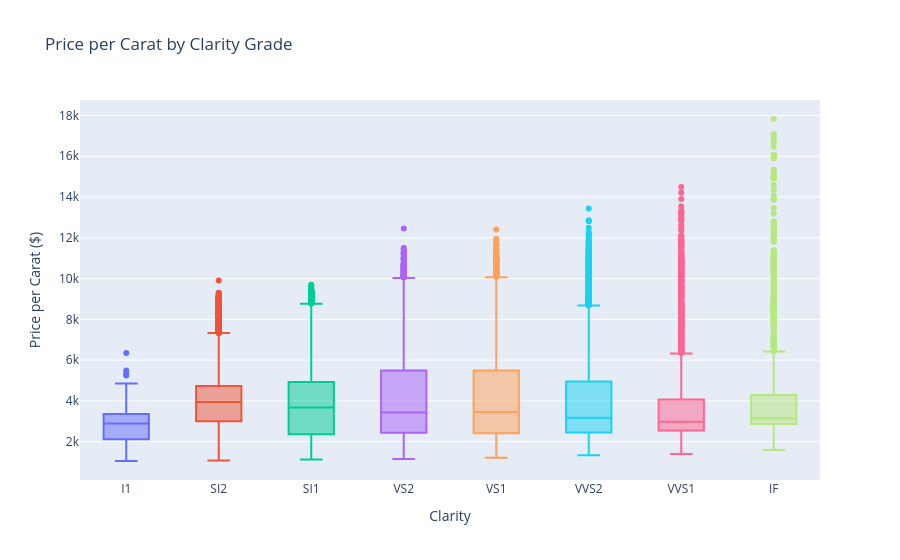

Notebook code for this chart:
### Code cell
fig = px.box(df_fe, x='clarity', y='price_per_carat',
             category_orders={'clarity': clarity_order},
             title='Price per Carat by Clarity Grade', color='clarity')
fig.update_layout(showlegend=False, xaxis_title='Clarity', yaxis_title='Price per Carat ($)')
fig.show()

### Figure 1 — Plotly figure (JSON) as saved in the notebook; plotly's stock layout.template omitted (floating-point values rounded to 4 significant figures; data arrays with more than 128 entries replaced by an {"elided": "..."} marker saying what was removed)
{"data": [{"alignmentgroup": "True", "hovertemplate": "clarity=%{x}<br>price_per_carat=%{y}<extra></extra>", "legendgroup": "I1", "marker": {"color": "#636efa"}, "name": "I1", "notched": false, "offsetgroup": "I1", "orientation": "v", "showlegend": true, "type": "box", "x": {"elided": "737 str values"}, "x0": " ", "xaxis": "x", "y": {"elided": "737 float values"}, "y0": " ", "yaxis": "y"}, {"alignmentgroup": "True", "hovertemplate": "clarity=%{x}<br>price_per_carat=%{y}<extra></extra>", "legendgroup": "SI2", "marker": {"color": "#EF553B"}, "name": "SI2", "notched": false, "offsetgroup": "SI2", "orientation": "v", "showlegend": true, "type": "box", "x": {"elided": "9141 str values"}, "x0": " ", "xaxis": "x", "y": {"elided": "9141 float values"}, "y0": " ", "yaxis": "y"}, {"alignmentgroup": "True", "hovertemplate": "clarity=%{x}<br>price_per_carat=%{y}<extra></extra>", "legendgroup": "SI1", "marker": {"color": "#00cc96"}, "name": "SI1", "notched": false, "offsetgroup": "SI1", "orientation": "v", "showlegend": true, "type": "box", "x": {"elided": "13029 str values"}, "x0": " ", "xaxis": "x", "y": {"elided": "13029 float values"}, "y0": " ", "yaxis": "y"}, {"alignmentgroup": "True", "hovertemplate": "clarity=%{x}<br>price_per_carat=%{y}<extra></extra>", "legendgroup": "VS2", "marker": {"color": "#ab63fa"}, "name": "VS2", "notched": false, "offsetgroup": "VS2", "orientation": "v", "showlegend": true, "type": "box", "x": {"elided": "12225 str values"}, "x0": " ", "xaxis": "x", "y": {"elided": "12225 float values"}, "y0": " ", "yaxis": "y"}, {"alignmentgroup": "True", "hovertemplate": "clarity=%{x}<br>price_per_carat=%{y}<extra></extra>", "legendgroup": "VS1", "marker": {"color": "#FFA15A"}, "name": "VS1", "notched": false, "offsetgroup": "VS1", "orientation": "v", "showlegend": true, "type": "box", "x": {"elided": "8153 str values"}, "x0": " ", "xaxis": "x", "y": {"elided": "8153 float values"}, "y0": " ", "yaxis": "y"}, {"alignmentgroup": "True", "hovertemplate": "clarity=%{x}<br>price_per_carat=%{y}<extra></extra>", "legendgroup": "VVS2", "marker": {"color": "#19d3f3"}, "name": "VVS2", "notched": false, "offsetgroup": "VVS2", "orientation": "v", "showlegend": true, "type": "box", "x": {"elided": "5056 str values"}, "x0": " ", "xaxis": "x", "y": {"elided": "5056 float values"}, "y0": " ", "yaxis": "y"}, {"alignmentgroup": "True", "hovertemplate": "clarity=%{x}<br>price_per_carat=%{y}<extra></extra>", "legendgroup": "VVS1", "marker": {"color": "#FF6692"}, "name": "VVS1", "notched": false, "offsetgroup": "VVS1", "orientation": "v", "showlegend": true, "type": "box", "x": {"elided": "3646 str values"}, "x0": " ", "xaxis": "x", "y": {"elided": "3646 float values"}, "y0": " ", "yaxis": "y"}, {"alignmentgroup": "True", "hovertemplate": "clarity=%{x}<br>price_per_carat=%{y}<extra></extra>", "legendgroup": "IF", "marker": {"color": "#B6E880"}, "name": "IF", "notched": false, "offsetgroup": "IF", "orientation": "v", "showlegend": true, "type": "box", "x": {"elided": "1784 str values"}, "x0": " ", "xaxis": "x", "y": {"elided": "1784 float values"}, "y0": " ", "yaxis": "y"}], "layout": {"boxmode": "overlay", "legend": {"title": {"text": "clarity"}, "tracegroupgap": 0}, "showlegend": false, "title": {"text": "Price per Carat by Clarity Grade"}, "xaxis": {"anchor": "y", "categoryarray": ["I1", "SI2", "SI1", "VS2", "VS1", "VVS2", "VVS1", "IF"], "categoryorder": "array", "domain": [0, 1], "title": {"text": "Clarity"}}, "yaxis": {"anchor": "x", "domain": [0, 1], "title": {"text": "Price per Carat ($)"}}}}
